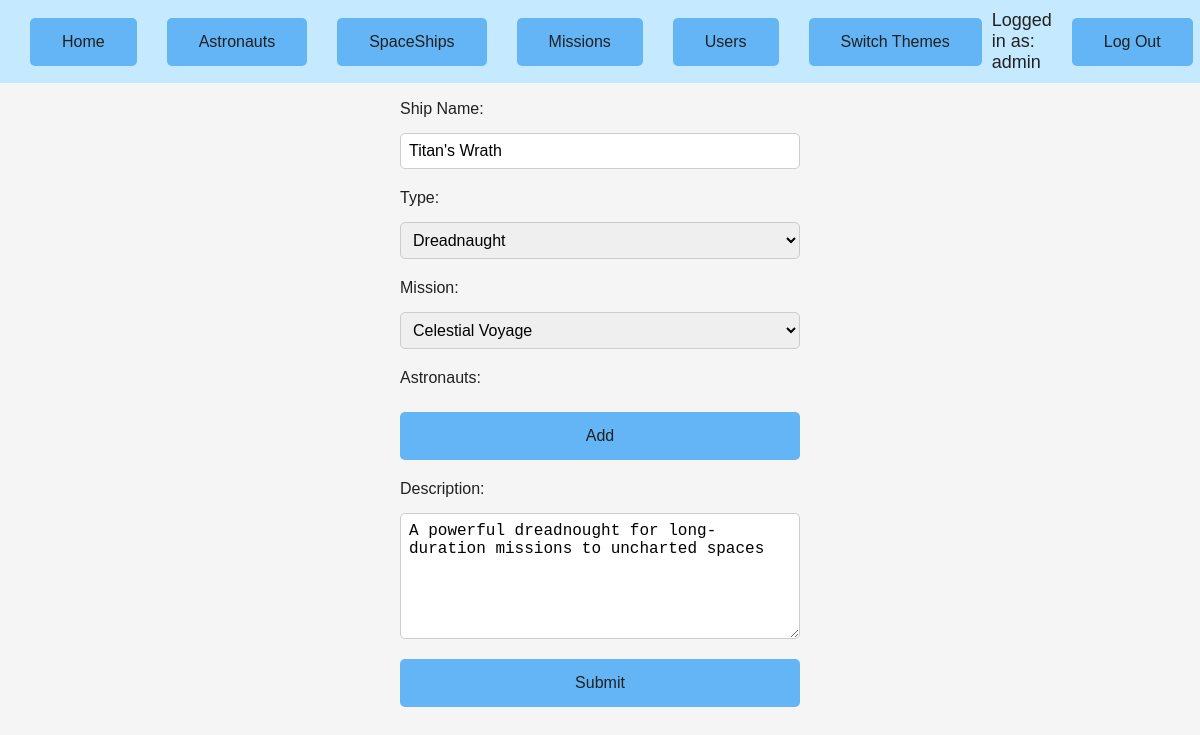
The app's page /php/spaceships_update.php?id=1 (signed in) with its own data.
### tables this page shows
CREATE TABLE IF NOT EXISTS `spaceships` (
  `id` INT(10) UNSIGNED NOT NULL AUTO_INCREMENT,
  `name` VARCHAR(45) NOT NULL,
  `type` ENUM('scout', 'exploration', 'transport', 'dreadnaught', 'research', 'colony', 'resupply', 'mining') NOT NULL,
  `missions_id` INT(10) UNSIGNED NULL DEFAULT NULL,
  `description` VARCHAR(200) NULL DEFAULT NULL,
  PRIMARY KEY (`id`),
  UNIQUE INDEX `name_UNIQUE` (`name`),
  INDEX `fk_spaceships_missions1_idx` (`missions_id`),
  CONSTRAINT `fk_spaceships_missions1`
    FOREIGN KEY (`missions_id`)
    REFERENCES `missions` (`id`)
    ON DELETE NO ACTION
    ON UPDATE NO ACTION);

### php/spaceships_update.php (the view, shortened to what this page needs)
<?php
require_once "db.php";
$name = validateInput($_POST['name'] ?? "", 'string', 45);
$type = validateInput($_POST['type'] ?? "", 'string');
$description = validateInput($_POST['description'] ?? "", 'string', 200);
$mission = validateInput($_POST['mission'] ?? null, 'int');
$mission = $mission === "" ? null : $mission;
if (isset($_GET['id']) && validateInput($_GET['id'], 'int')) {
    $id = $_GET['id'];
    $stmt = $db->prepare("SELECT * FROM spaceships WHERE id = :id");
    $stmt->bindParam(':id', $id, PDO::PARAM_INT);
    $stmt->execute();
    if ($result = $stmt->fetchObject()) {
        $name = $result->name;
        $type = $result->type;
        $description = $result->description;
        $mission = $result->missions_id;
    }
}
$stmt = $db->prepare("SHOW COLUMNS FROM spaceships LIKE 'type'");
$stmt->execute();
$result = $stmt->fetch(PDO::FETCH_ASSOC);
$typeOptions = [];
if ($result && strpos($result['Type'], 'enum') === 0) {
    $enum = $result['Type'];
    $enum = substr($enum, 5, -1);
    $typeOptions = str_getcsv($enum, ',', "'");
}
$stmt = $db->prepare("SELECT id, title FROM missions");
$stmt->execute();
$missionOptions = [];
foreach ($stmt->fetchAll(PDO::FETCH_ASSOC) as $result) {
    $missionOptions[$result['id']] = $result['title'];
}
?>
<!DOCTYPE html>
<html lang="hu">
    <head>
        <link rel="stylesheet" href="../css/<?=$_SESSION["theme"]?>_theme.css">
    </head>
    <body>
        <?php include "navbar.php"?>
        <form method="post" class="form-update">
            <div class="form-element-div">
                <label>Ship Name:</label>
                <input type="text" name="name" value="<?= $name ?>" required>
            </div>
            <div class="form-element-div">
                <label>Type:</label>
                <select name="type" id="type" required>
                <?php foreach($typeOptions as $option):?>
                    <option
                        value="<?= $option ?>"
                        <?php if($option == $type):?>selected<?php endif; ?>
                        ><?= ucfirst($option) ?>
                    </option>
                <?php endforeach; ?>
                </select>
            </div>
            <div class="form-element-div">
            <label>Mission:</label>
                <select name="mission" id="mission">
                <?php foreach($missionOptions as $id => $title):?>
                <option
                    value="<?= $id ?>"
                    <?php if($id == $mission):?>selected<?php endif; ?>
                    ><?= ucfirst($title) ?>
                </option>
            <?php endforeach; ?>
            </select>
            </div>
            <div class="form-element-div">
                <label>Astronauts:</label>
                <button class="button" onclick="add_select()" type="button">Add</button>
            </div>
            <div class="form-element-div">
            <label>Description:</label>
                <textarea id="description" name="description" rows="6" cols="60"><?= $description ?></textarea>
            </div>
            <button class="button" type="submit">Submit</button>
        </form>
    </body>
</html>

### css/light_theme.css (style rules this page uses)
body { font-family: Arial, Helvetica, sans-serif; background-color: #f5f5f5; color: #212121; margin: 0%; }
.button { border: none; color: #202020; padding: 15px 32px; text-align: center; text-decoration: none; display: inline-block; font-size: 16px; background-color: #64b5f6; cursor: pointer; border-radius: 5px; }
.form-update { display: flex; flex-direction: column; width: 400px; position: absolute; left: 50%; transform: translate(-50%, 0); align-items: stretch; gap: 20px; }
.form-update .form-element-div { display: flex; flex-direction: column; align-items: stretch; gap: 10px; }
.form-update .form-element-div label { font-size: 1rem; margin-bottom: 5px; }
.form-update .form-element-div textarea, .form-update .form-element-div input[type=text], .form-update .form-element-div input[type=date], .form-update .form-element-div input[type=password], .form-update .form-element-div select { padding: 8px; font-size: 1rem; border: 1px solid #ccc; border-radius: 5px; width: 100%; box-sizing: border-box; }

### records on screen
spaceships: name "Titan's Wrath", type "Dreadnaught", mission "Celestial Voyage", description "A powerful dreadnought for long-duration missions to uncharted spaces"

### other values on screen
$title "Home"
$title "Astronauts"
$title "SpaceShips"
$title "Missions"
$title "Users"
$title "Switch Themes"
$_SESSION['user']['username'] "admin"
